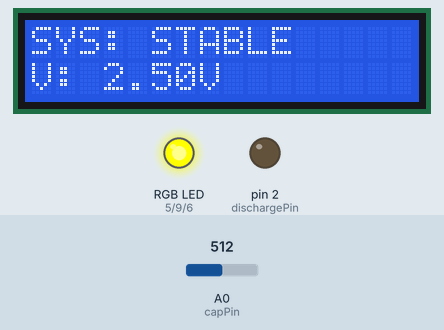
Simulated run of this sketch. Board: Arduino Uno, built with avr-gcc and run on an emulated ATmega328P. On the bench: 16×2 character LCD, an RGB LED mixed from three pins (HIGH = lit), output pins drawn as LEDs (lit = HIGH). The test bench sets the inputs (shaded band); at power-on: A0 (capPin) = 512.

Above: at 2.2 s.
2.3 s: A0 (capPin) set to 213
At 3.7 s:
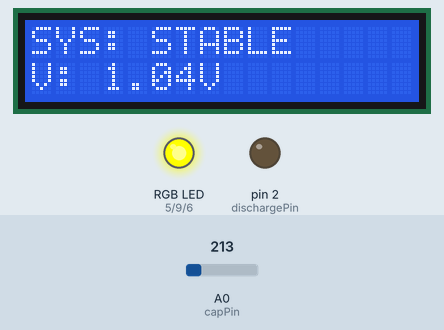
4.0 s: A0 (capPin) set to 186
At 5.1 s:
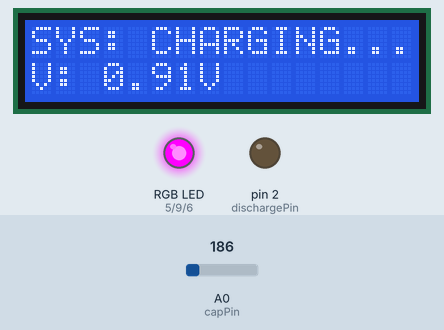
5.6 s: A0 (capPin) set to 1023
At 6.4 s:
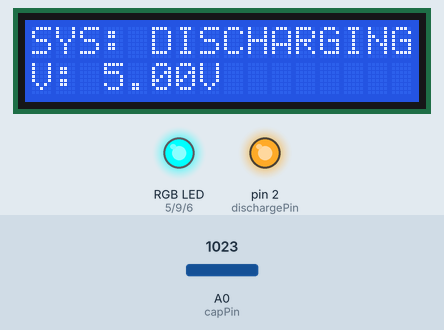
7.2 s: A0 (capPin) set to 979
At 7.7 s:
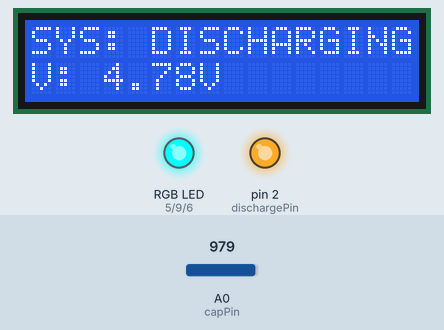
8.9 s: A0 (capPin) set to 954
At 10.2 s:
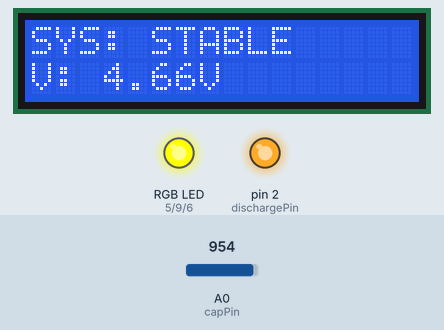
Timing chart, 0 to 11.5 s (numbered marks = the images above; inputs shaded):
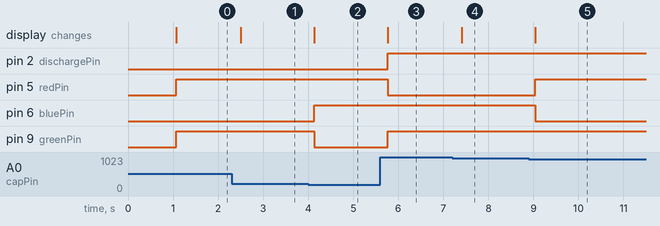

Measured:
- the behaviour switches between 205 and 204 on A0 (capPin) (found by bisection; images 1 and 2)
- the behaviour switches between 962 and 961 on A0 (capPin) (found by bisection; images 4 and 5)
- after the input at 2.3 s, the display: changes after 0.20 s (image 1)
- after the input at 4.0 s, pin 6 (bluePin): LOW → HIGH after 0.13 s; pin 9 (greenPin): HIGH → LOW after 0.13 s; the display: changes after 0.14 s (image 2)
- after the input at 5.6 s, pin 2 (dischargePin), pin 9 (greenPin): LOW → HIGH after 0.17 s; pin 5 (redPin): HIGH → LOW after 0.17 s; the display: changes after 0.17 s (image 3)
- after the input at 7.2 s, the display: changes after 0.21 s (image 4)
- after the input at 8.9 s, pin 5 (redPin): LOW → HIGH after 0.14 s; pin 6 (bluePin): HIGH → LOW after 0.14 s; the display: changes after 0.14 s (image 5)

The sketch:

CAP-VIEW_Live_Capacitor_Monitoring_with_LCD_Display.ino
```cpp
#include <LiquidCrystal.h>

LiquidCrystal lcd(4, 7, 8, 10, 11, 12);  // RS, EN, D4–D7

const int capPin = A0;
const int dischargePin = 2;

const int redPin   = 5;
const int bluePin  = 6;
const int greenPin = 9;

void setup() {
  lcd.begin(16, 2);

  pinMode(dischargePin, OUTPUT);
  digitalWrite(dischargePin, LOW); // transistor OFF initially

  pinMode(redPin, OUTPUT);
  pinMode(bluePin, OUTPUT);
  pinMode(greenPin, OUTPUT);

  lcd.print("SYS: Booting...");
  delay(1000);
}

void loop() {
  int raw = analogRead(capPin);
  float voltage = (raw / 1023.0) * 5.0;

  lcd.setCursor(0, 0);

  if (voltage > 4.7) {
    // trigger discharge
    digitalWrite(dischargePin, HIGH);
    lcd.print("SYS: DISCHARGING ");
    setRGB(255, 0, 0);  // Red
  }
  else if (voltage < 1.0) {
    // stop discharge and let it charge via resistor
    digitalWrite(dischargePin, LOW);
    lcd.print("SYS: CHARGING... ");
    setRGB(0, 255, 0);  // Green
  }
  else {
    lcd.print("SYS: STABLE      ");
    setRGB(0, 0, 255);  // Blue
  }

  lcd.setCursor(0, 1);
  lcd.print("V: ");
  lcd.print(voltage, 2);
  lcd.print("V   ");

  delay(200);
}

// Inverted logic for common-anode RGB
void setRGB(int r, int g, int b) {
  analogWrite(redPin,   255 - r);
  analogWrite(greenPin, 255 - g);
  analogWrite(bluePin,  255 - b);
}
```
